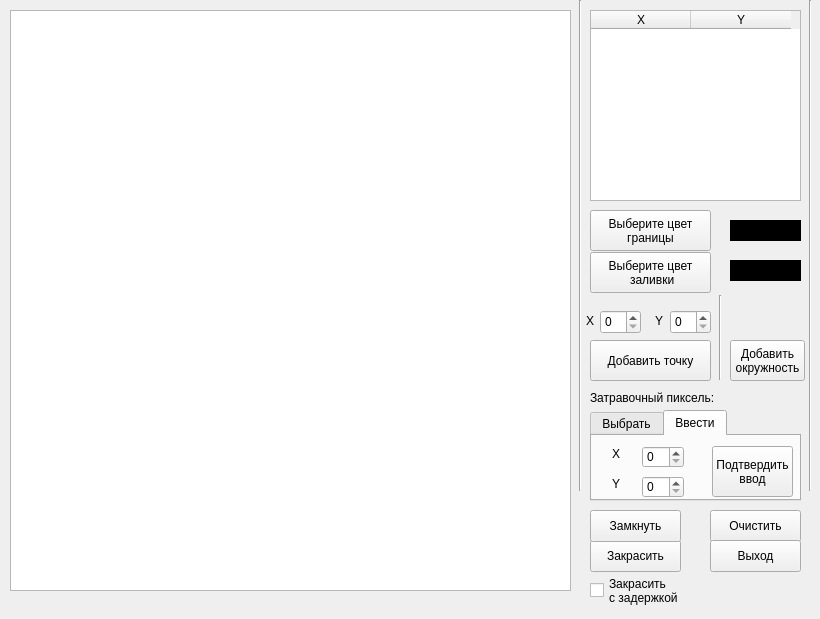
<?xml version="1.0" encoding="UTF-8"?>
<ui version="4.0">
 <class>MainWindow</class>
 <widget class="QMainWindow" name="MainWindow">
  <property name="enabled">
   <bool>true</bool>
  </property>
  <property name="geometry">
   <rect>
    <x>0</x>
    <y>0</y>
    <width>820</width>
    <height>619</height>
   </rect>
  </property>
  <property name="sizePolicy">
   <sizepolicy hsizetype="Preferred" vsizetype="Preferred">
    <horstretch>0</horstretch>
    <verstretch>0</verstretch>
   </sizepolicy>
  </property>
  <property name="minimumSize">
   <size>
    <width>820</width>
    <height>619</height>
   </size>
  </property>
  <property name="maximumSize">
   <size>
    <width>820</width>
    <height>619</height>
   </size>
  </property>
  <property name="windowTitle">
   <string>MainWindow</string>
  </property>
  <widget class="QWidget" name="centralwidget">
   <widget class="QGraphicsView" name="view">
    <property name="geometry">
     <rect>
      <x>10</x>
      <y>10</y>
      <width>561</width>
      <height>581</height>
     </rect>
    </property>
   </widget>
   <widget class="QLabel" name="label">
    <property name="geometry">
     <rect>
      <x>586</x>
      <y>313</y>
      <width>16</width>
      <height>16</height>
     </rect>
    </property>
    <property name="text">
     <string>X</string>
    </property>
   </widget>
   <widget class="QTableWidget" name="table">
    <property name="geometry">
     <rect>
      <x>590</x>
      <y>10</y>
      <width>211</width>
      <height>191</height>
     </rect>
    </property>
    <column>
     <property name="text">
      <string>X</string>
     </property>
    </column>
    <column>
     <property name="text">
      <string>Y</string>
     </property>
    </column>
   </widget>
   <widget class="QPushButton" name="erase">
    <property name="geometry">
     <rect>
      <x>710</x>
      <y>510</y>
      <width>91</width>
      <height>32</height>
     </rect>
    </property>
    <property name="text">
     <string>Очистить</string>
    </property>
   </widget>
   <widget class="QLabel" name="label_2">
    <property name="geometry">
     <rect>
      <x>655</x>
      <y>313</y>
      <width>16</width>
      <height>16</height>
     </rect>
    </property>
    <property name="text">
     <string>Y</string>
    </property>
   </widget>
   <widget class="QSpinBox" name="y">
    <property name="geometry">
     <rect>
      <x>670</x>
      <y>310</y>
      <width>41</width>
      <height>24</height>
     </rect>
    </property>
    <property name="minimum">
     <number>0</number>
    </property>
    <property name="maximum">
     <number>581</number>
    </property>
   </widget>
   <widget class="QPushButton" name="addpoint">
    <property name="geometry">
     <rect>
      <x>590</x>
      <y>340</y>
      <width>121</width>
      <height>41</height>
     </rect>
    </property>
    <property name="text">
     <string>Добавить точку</string>
    </property>
   </widget>
   <widget class="QSpinBox" name="x">
    <property name="geometry">
     <rect>
      <x>600</x>
      <y>310</y>
      <width>41</width>
      <height>24</height>
     </rect>
    </property>
    <property name="minimum">
     <number>0</number>
    </property>
    <property name="maximum">
     <number>561</number>
    </property>
   </widget>
   <widget class="QPushButton" name="paint">
    <property name="geometry">
     <rect>
      <x>590</x>
      <y>540</y>
      <width>91</width>
      <height>32</height>
     </rect>
    </property>
    <property name="text">
     <string>Закрасить</string>
    </property>
   </widget>
   <widget class="QPushButton" name="lock">
    <property name="geometry">
     <rect>
      <x>590</x>
      <y>510</y>
      <width>91</width>
      <height>32</height>
     </rect>
    </property>
    <property name="text">
     <string>Замкнуть</string>
    </property>
   </widget>
   <widget class="QGraphicsView" name="cnv_line_color">
    <property name="geometry">
     <rect>
      <x>730</x>
      <y>220</y>
      <width>71</width>
      <height>21</height>
     </rect>
    </property>
    <property name="palette">
     <palette>
      <active>
       <colorrole role="WindowText">
        <brush brushstyle="SolidPattern">
         <color alpha="255">
          <red>255</red>
          <green>255</green>
          <blue>255</blue>
         </color>
        </brush>
       </colorrole>
       <colorrole role="Button">
        <brush brushstyle="SolidPattern">
         <color alpha="255">
          <red>0</red>
          <green>0</green>
          <blue>0</blue>
         </color>
        </brush>
       </colorrole>
       <colorrole role="Light">
        <brush brushstyle="SolidPattern">
         <color alpha="255">
          <red>0</red>
          <green>0</green>
          <blue>0</blue>
         </color>
        </brush>
       </colorrole>
       <colorrole role="Midlight">
        <brush brushstyle="SolidPattern">
         <color alpha="255">
          <red>0</red>
          <green>0</green>
          <blue>0</blue>
         </color>
        </brush>
       </colorrole>
       <colorrole role="Dark">
        <brush brushstyle="SolidPattern">
         <color alpha="255">
          <red>0</red>
          <green>0</green>
          <blue>0</blue>
         </color>
        </brush>
       </colorrole>
       <colorrole role="Mid">
        <brush brushstyle="SolidPattern">
         <color alpha="255">
          <red>0</red>
          <green>0</green>
          <blue>0</blue>
         </color>
        </brush>
       </colorrole>
       <colorrole role="Text">
        <brush brushstyle="SolidPattern">
         <color alpha="255">
          <red>255</red>
          <green>255</green>
          <blue>255</blue>
         </color>
        </brush>
       </colorrole>
       <colorrole role="BrightText">
        <brush brushstyle="SolidPattern">
         <color alpha="255">
          <red>255</red>
          <green>255</green>
          <blue>255</blue>
         </color>
        </brush>
       </colorrole>
       <colorrole role="ButtonText">
        <brush brushstyle="SolidPattern">
         <color alpha="255">
          <red>255</red>
          <green>255</green>
          <blue>255</blue>
         </color>
        </brush>
       </colorrole>
       <colorrole role="Base">
        <brush brushstyle="SolidPattern">
         <color alpha="255">
          <red>0</red>
          <green>0</green>
          <blue>0</blue>
         </color>
        </brush>
       </colorrole>
       <colorrole role="Window">
        <brush brushstyle="SolidPattern">
         <color alpha="255">
          <red>0</red>
          <green>0</green>
          <blue>0</blue>
         </color>
        </brush>
       </colorrole>
       <colorrole role="Shadow">
        <brush brushstyle="SolidPattern">
         <color alpha="255">
          <red>0</red>
          <green>0</green>
          <blue>0</blue>
         </color>
        </brush>
       </colorrole>
       <colorrole role="AlternateBase">
        <brush brushstyle="SolidPattern">
         <color alpha="255">
          <red>0</red>
          <green>0</green>
          <blue>0</blue>
         </color>
        </brush>
       </colorrole>
       <colorrole role="ToolTipBase">
        <brush brushstyle="SolidPattern">
         <color alpha="255">
          <red>255</red>
          <green>255</green>
          <blue>220</blue>
         </color>
        </brush>
       </colorrole>
       <colorrole role="ToolTipText">
        <brush brushstyle="SolidPattern">
         <color alpha="255">
          <red>0</red>
          <green>0</green>
          <blue>0</blue>
         </color>
        </brush>
       </colorrole>
      </active>
      <inactive>
       <colorrole role="WindowText">
        <brush brushstyle="SolidPattern">
         <color alpha="255">
          <red>255</red>
          <green>255</green>
          <blue>255</blue>
         </color>
        </brush>
       </colorrole>
       <colorrole role="Button">
        <brush brushstyle="SolidPattern">
         <color alpha="255">
          <red>0</red>
          <green>0</green>
          <blue>0</blue>
         </color>
        </brush>
       </colorrole>
       <colorrole role="Light">
        <brush brushstyle="SolidPattern">
         <color alpha="255">
          <red>0</red>
          <green>0</green>
          <blue>0</blue>
         </color>
        </brush>
       </colorrole>
       <colorrole role="Midlight">
        <brush brushstyle="SolidPattern">
         <color alpha="255">
          <red>0</red>
          <green>0</green>
          <blue>0</blue>
         </color>
        </brush>
       </colorrole>
       <colorrole role="Dark">
        <brush brushstyle="SolidPattern">
         <color alpha="255">
          <red>0</red>
          <green>0</green>
          <blue>0</blue>
         </color>
        </brush>
       </colorrole>
       <colorrole role="Mid">
        <brush brushstyle="SolidPattern">
         <color alpha="255">
          <red>0</red>
          <green>0</green>
          <blue>0</blue>
         </color>
        </brush>
       </colorrole>
       <colorrole role="Text">
        <brush brushstyle="SolidPattern">
         <color alpha="255">
          <red>255</red>
          <green>255</green>
          <blue>255</blue>
         </color>
        </brush>
       </colorrole>
       <colorrole role="BrightText">
        <brush brushstyle="SolidPattern">
         <color alpha="255">
          <red>255</red>
          <green>255</green>
          <blue>255</blue>
         </color>
        </brush>
       </colorrole>
       <colorrole role="ButtonText">
        <brush brushstyle="SolidPattern">
         <color alpha="255">
          <red>255</red>
          <green>255</green>
          <blue>255</blue>
         </color>
        </brush>
       </colorrole>
       <colorrole role="Base">
        <brush brushstyle="SolidPattern">
         <color alpha="255">
          <red>0</red>
          <green>0</green>
          <blue>0</blue>
         </color>
        </brush>
       </colorrole>
       <colorrole role="Window">
        <brush brushstyle="SolidPattern">
         <color alpha="255">
          <red>0</red>
          <green>0</green>
          <blue>0</blue>
         </color>
        </brush>
       </colorrole>
       <colorrole role="Shadow">
        <brush brushstyle="SolidPattern">
         <color alpha="255">
          <red>0</red>
          <green>0</green>
          <blue>0</blue>
         </color>
        </brush>
       </colorrole>
       <colorrole role="AlternateBase">
        <brush brushstyle="SolidPattern">
         <color alpha="255">
          <red>0</red>
          <green>0</green>
          <blue>0</blue>
         </color>
        </brush>
       </colorrole>
       <colorrole role="ToolTipBase">
        <brush brushstyle="SolidPattern">
         <color alpha="255">
          <red>255</red>
          <green>255</green>
          <blue>220</blue>
         </color>
        </brush>
       </colorrole>
       <colorrole role="ToolTipText">
        <brush brushstyle="SolidPattern">
         <color alpha="255">
          <red>0</red>
          <green>0</green>
          <blue>0</blue>
         </color>
        </brush>
       </colorrole>
      </inactive>
      <disabled>
       <colorrole role="WindowText">
        <brush brushstyle="SolidPattern">
         <color alpha="255">
          <red>0</red>
          <green>0</green>
          <blue>0</blue>
         </color>
        </brush>
       </colorrole>
       <colorrole role="Button">
        <brush brushstyle="SolidPattern">
         <color alpha="255">
          <red>0</red>
          <green>0</green>
          <blue>0</blue>
         </color>
        </brush>
       </colorrole>
       <colorrole role="Light">
        <brush brushstyle="SolidPattern">
         <color alpha="255">
          <red>0</red>
          <green>0</green>
          <blue>0</blue>
         </color>
        </brush>
       </colorrole>
       <colorrole role="Midlight">
        <brush brushstyle="SolidPattern">
         <color alpha="255">
          <red>0</red>
          <green>0</green>
          <blue>0</blue>
         </color>
        </brush>
       </colorrole>
       <colorrole role="Dark">
        <brush brushstyle="SolidPattern">
         <color alpha="255">
          <red>0</red>
          <green>0</green>
          <blue>0</blue>
         </color>
        </brush>
       </colorrole>
       <colorrole role="Mid">
        <brush brushstyle="SolidPattern">
         <color alpha="255">
          <red>0</red>
          <green>0</green>
          <blue>0</blue>
         </color>
        </brush>
       </colorrole>
       <colorrole role="Text">
        <brush brushstyle="SolidPattern">
         <color alpha="255">
          <red>0</red>
          <green>0</green>
          <blue>0</blue>
         </color>
        </brush>
       </colorrole>
       <colorrole role="BrightText">
        <brush brushstyle="SolidPattern">
         <color alpha="255">
          <red>255</red>
          <green>255</green>
          <blue>255</blue>
         </color>
        </brush>
       </colorrole>
       <colorrole role="ButtonText">
        <brush brushstyle="SolidPattern">
         <color alpha="255">
          <red>0</red>
          <green>0</green>
          <blue>0</blue>
         </color>
        </brush>
       </colorrole>
       <colorrole role="Base">
        <brush brushstyle="SolidPattern">
         <color alpha="255">
          <red>0</red>
          <green>0</green>
          <blue>0</blue>
         </color>
        </brush>
       </colorrole>
       <colorrole role="Window">
        <brush brushstyle="SolidPattern">
         <color alpha="255">
          <red>0</red>
          <green>0</green>
          <blue>0</blue>
         </color>
        </brush>
       </colorrole>
       <colorrole role="Shadow">
        <brush brushstyle="SolidPattern">
         <color alpha="255">
          <red>0</red>
          <green>0</green>
          <blue>0</blue>
         </color>
        </brush>
       </colorrole>
       <colorrole role="AlternateBase">
        <brush brushstyle="SolidPattern">
         <color alpha="255">
          <red>0</red>
          <green>0</green>
          <blue>0</blue>
         </color>
        </brush>
       </colorrole>
       <colorrole role="ToolTipBase">
        <brush brushstyle="SolidPattern">
         <color alpha="255">
          <red>255</red>
          <green>255</green>
          <blue>220</blue>
         </color>
        </brush>
       </colorrole>
       <colorrole role="ToolTipText">
        <brush brushstyle="SolidPattern">
         <color alpha="255">
          <red>0</red>
          <green>0</green>
          <blue>0</blue>
         </color>
        </brush>
       </colorrole>
      </disabled>
     </palette>
    </property>
   </widget>
   <widget class="QGraphicsView" name="cnv_bg_color">
    <property name="geometry">
     <rect>
      <x>730</x>
      <y>260</y>
      <width>71</width>
      <height>21</height>
     </rect>
    </property>
    <property name="palette">
     <palette>
      <active>
       <colorrole role="WindowText">
        <brush brushstyle="SolidPattern">
         <color alpha="255">
          <red>255</red>
          <green>255</green>
          <blue>255</blue>
         </color>
        </brush>
       </colorrole>
       <colorrole role="Button">
        <brush brushstyle="SolidPattern">
         <color alpha="255">
          <red>0</red>
          <green>0</green>
          <blue>0</blue>
         </color>
        </brush>
       </colorrole>
       <colorrole role="Light">
        <brush brushstyle="SolidPattern">
         <color alpha="255">
          <red>0</red>
          <green>0</green>
          <blue>0</blue>
         </color>
        </brush>
       </colorrole>
       <colorrole role="Midlight">
        <brush brushstyle="SolidPattern">
         <color alpha="255">
          <red>0</red>
          <green>0</green>
          <blue>0</blue>
         </color>
        </brush>
       </colorrole>
       <colorrole role="Dark">
        <brush brushstyle="SolidPattern">
         <color alpha="255">
          <red>0</red>
          <green>0</green>
          <blue>0</blue>
         </color>
        </brush>
       </colorrole>
       <colorrole role="Mid">
        <brush brushstyle="SolidPattern">
         <color alpha="255">
          <red>0</red>
          <green>0</green>
          <blue>0</blue>
         </color>
        </brush>
       </colorrole>
       <colorrole role="Text">
        <brush brushstyle="SolidPattern">
         <color alpha="255">
          <red>255</red>
          <green>255</green>
          <blue>255</blue>
         </color>
        </brush>
       </colorrole>
       <colorrole role="BrightText">
        <brush brushstyle="SolidPattern">
         <color alpha="255">
          <red>255</red>
          <green>255</green>
          <blue>255</blue>
         </color>
        </brush>
       </colorrole>
       <colorrole role="ButtonText">
        <brush brushstyle="SolidPattern">
         <color alpha="255">
          <red>255</red>
          <green>255</green>
          <blue>255</blue>
         </color>
        </brush>
       </colorrole>
       <colorrole role="Base">
        <brush brushstyle="SolidPattern">
         <color alpha="255">
          <red>0</red>
          <green>0</green>
          <blue>0</blue>
         </color>
        </brush>
       </colorrole>
       <colorrole role="Window">
        <brush brushstyle="SolidPattern">
         <color alpha="255">
          <red>0</red>
          <green>0</green>
          <blue>0</blue>
         </color>
        </brush>
       </colorrole>
       <colorrole role="Shadow">
        <brush brushstyle="SolidPattern">
         <color alpha="255">
          <red>0</red>
          <green>0</green>
          <blue>0</blue>
         </color>
        </brush>
       </colorrole>
       <colorrole role="AlternateBase">
        <brush brushstyle="SolidPattern">
         <color alpha="255">
          <red>0</red>
          <green>0</green>
          <blue>0</blue>
         </color>
        </brush>
       </colorrole>
       <colorrole role="ToolTipBase">
        <brush brushstyle="SolidPattern">
         <color alpha="255">
          <red>255</red>
          <green>255</green>
          <blue>220</blue>
         </color>
        </brush>
       </colorrole>
       <colorrole role="ToolTipText">
        <brush brushstyle="SolidPattern">
         <color alpha="255">
          <red>0</red>
          <green>0</green>
          <blue>0</blue>
         </color>
        </brush>
       </colorrole>
      </active>
      <inactive>
       <colorrole role="WindowText">
        <brush brushstyle="SolidPattern">
         <color alpha="255">
          <red>255</red>
          <green>255</green>
          <blue>255</blue>
         </color>
        </brush>
       </colorrole>
       <colorrole role="Button">
        <brush brushstyle="SolidPattern">
         <color alpha="255">
          <red>0</red>
          <green>0</green>
          <blue>0</blue>
         </color>
        </brush>
       </colorrole>
       <colorrole role="Light">
        <brush brushstyle="SolidPattern">
         <color alpha="255">
          <red>0</red>
          <green>0</green>
          <blue>0</blue>
         </color>
        </brush>
       </colorrole>
       <colorrole role="Midlight">
        <brush brushstyle="SolidPattern">
         <color alpha="255">
          <red>0</red>
          <green>0</green>
          <blue>0</blue>
         </color>
        </brush>
       </colorrole>
       <colorrole role="Dark">
        <brush brushstyle="SolidPattern">
         <color alpha="255">
          <red>0</red>
          <green>0</green>
          <blue>0</blue>
         </color>
        </brush>
       </colorrole>
       <colorrole role="Mid">
        <brush brushstyle="SolidPattern">
         <color alpha="255">
          <red>0</red>
          <green>0</green>
          <blue>0</blue>
         </color>
        </brush>
       </colorrole>
       <colorrole role="Text">
        <brush brushstyle="SolidPattern">
         <color alpha="255">
          <red>255</red>
          <green>255</green>
          <blue>255</blue>
         </color>
        </brush>
       </colorrole>
       <colorrole role="BrightText">
        <brush brushstyle="SolidPattern">
         <color alpha="255">
          <red>255</red>
          <green>255</green>
          <blue>255</blue>
         </color>
        </brush>
       </colorrole>
       <colorrole role="ButtonText">
        <brush brushstyle="SolidPattern">
         <color alpha="255">
          <red>255</red>
          <green>255</green>
          <blue>255</blue>
         </color>
        </brush>
       </colorrole>
       <colorrole role="Base">
        <brush brushstyle="SolidPattern">
         <color alpha="255">
          <red>0</red>
          <green>0</green>
          <blue>0</blue>
         </color>
        </brush>
       </colorrole>
       <colorrole role="Window">
        <brush brushstyle="SolidPattern">
         <color alpha="255">
          <red>0</red>
          <green>0</green>
          <blue>0</blue>
         </color>
        </brush>
       </colorrole>
       <colorrole role="Shadow">
        <brush brushstyle="SolidPattern">
         <color alpha="255">
          <red>0</red>
          <green>0</green>
          <blue>0</blue>
         </color>
        </brush>
       </colorrole>
       <colorrole role="AlternateBase">
        <brush brushstyle="SolidPattern">
         <color alpha="255">
          <red>0</red>
          <green>0</green>
          <blue>0</blue>
         </color>
        </brush>
       </colorrole>
       <colorrole role="ToolTipBase">
        <brush brushstyle="SolidPattern">
         <color alpha="255">
          <red>255</red>
          <green>255</green>
          <blue>220</blue>
         </color>
        </brush>
       </colorrole>
       <colorrole role="ToolTipText">
        <brush brushstyle="SolidPattern">
         <color alpha="255">
          <red>0</red>
          <green>0</green>
          <blue>0</blue>
         </color>
        </brush>
       </colorrole>
      </inactive>
      <disabled>
       <colorrole role="WindowText">
        <brush brushstyle="SolidPattern">
         <color alpha="255">
          <red>0</red>
          <green>0</green>
          <blue>0</blue>
         </color>
        </brush>
       </colorrole>
       <colorrole role="Button">
        <brush brushstyle="SolidPattern">
         <color alpha="255">
          <red>0</red>
          <green>0</green>
          <blue>0</blue>
         </color>
        </brush>
       </colorrole>
       <colorrole role="Light">
        <brush brushstyle="SolidPattern">
         <color alpha="255">
          <red>0</red>
          <green>0</green>
          <blue>0</blue>
         </color>
        </brush>
       </colorrole>
       <colorrole role="Midlight">
        <brush brushstyle="SolidPattern">
         <color alpha="255">
          <red>0</red>
          <green>0</green>
          <blue>0</blue>
         </color>
        </brush>
       </colorrole>
       <colorrole role="Dark">
        <brush brushstyle="SolidPattern">
         <color alpha="255">
          <red>0</red>
          <green>0</green>
          <blue>0</blue>
         </color>
        </brush>
       </colorrole>
       <colorrole role="Mid">
        <brush brushstyle="SolidPattern">
         <color alpha="255">
          <red>0</red>
          <green>0</green>
          <blue>0</blue>
         </color>
        </brush>
       </colorrole>
       <colorrole role="Text">
        <brush brushstyle="SolidPattern">
         <color alpha="255">
          <red>0</red>
          <green>0</green>
          <blue>0</blue>
         </color>
        </brush>
       </colorrole>
       <colorrole role="BrightText">
        <brush brushstyle="SolidPattern">
         <color alpha="255">
          <red>255</red>
          <green>255</green>
          <blue>255</blue>
         </color>
        </brush>
       </colorrole>
       <colorrole role="ButtonText">
        <brush brushstyle="SolidPattern">
         <color alpha="255">
          <red>0</red>
          <green>0</green>
          <blue>0</blue>
         </color>
        </brush>
       </colorrole>
       <colorrole role="Base">
        <brush brushstyle="SolidPattern">
         <color alpha="255">
          <red>0</red>
          <green>0</green>
          <blue>0</blue>
         </color>
        </brush>
       </colorrole>
       <colorrole role="Window">
        <brush brushstyle="SolidPattern">
         <color alpha="255">
          <red>0</red>
          <green>0</green>
          <blue>0</blue>
         </color>
        </brush>
       </colorrole>
       <colorrole role="Shadow">
        <brush brushstyle="SolidPattern">
         <color alpha="255">
          <red>0</red>
          <green>0</green>
          <blue>0</blue>
         </color>
        </brush>
       </colorrole>
       <colorrole role="AlternateBase">
        <brush brushstyle="SolidPattern">
         <color alpha="255">
          <red>0</red>
          <green>0</green>
          <blue>0</blue>
         </color>
        </brush>
       </colorrole>
       <colorrole role="ToolTipBase">
        <brush brushstyle="SolidPattern">
         <color alpha="255">
          <red>255</red>
          <green>255</green>
          <blue>220</blue>
         </color>
        </brush>
       </colorrole>
       <colorrole role="ToolTipText">
        <brush brushstyle="SolidPattern">
         <color alpha="255">
          <red>0</red>
          <green>0</green>
          <blue>0</blue>
         </color>
        </brush>
       </colorrole>
      </disabled>
     </palette>
    </property>
    <property name="autoFillBackground">
     <bool>false</bool>
    </property>
   </widget>
   <widget class="QPushButton" name="exit">
    <property name="geometry">
     <rect>
      <x>710</x>
      <y>540</y>
      <width>91</width>
      <height>32</height>
     </rect>
    </property>
    <property name="text">
     <string>Выход</string>
    </property>
   </widget>
   <widget class="QPushButton" name="btn_line_color">
    <property name="geometry">
     <rect>
      <x>590</x>
      <y>210</y>
      <width>121</width>
      <height>41</height>
     </rect>
    </property>
    <property name="text">
     <string>Выберите цвет
границы</string>
    </property>
   </widget>
   <widget class="QPushButton" name="btn_bg_color">
    <property name="geometry">
     <rect>
      <x>590</x>
      <y>252</y>
      <width>121</width>
      <height>41</height>
     </rect>
    </property>
    <property name="text">
     <string>Выберите цвет
 заливки</string>
    </property>
   </widget>
   <widget class="QTabWidget" name="tabWidget">
    <property name="geometry">
     <rect>
      <x>590</x>
      <y>410</y>
      <width>211</width>
      <height>91</height>
     </rect>
    </property>
    <property name="currentIndex">
     <number>1</number>
    </property>
    <widget class="QWidget" name="tab">
     <attribute name="title">
      <string>Выбрать</string>
     </attribute>
     <widget class="QPushButton" name="choose_zatrav">
      <property name="geometry">
       <rect>
        <x>60</x>
        <y>10</y>
        <width>91</width>
        <height>41</height>
       </rect>
      </property>
      <property name="text">
       <string>Выбрать
на холсте</string>
      </property>
     </widget>
    </widget>
    <widget class="QWidget" name="tab_2">
     <attribute name="title">
      <string>Ввести</string>
     </attribute>
     <widget class="QPushButton" name="manual_zatrav">
      <property name="geometry">
       <rect>
        <x>120</x>
        <y>10</y>
        <width>81</width>
        <height>51</height>
       </rect>
      </property>
      <property name="text">
       <string>Подтвердить
ввод</string>
      </property>
     </widget>
     <widget class="QSpinBox" name="x_zatrav">
      <property name="geometry">
       <rect>
        <x>50</x>
        <y>10</y>
        <width>42</width>
        <height>22</height>
       </rect>
      </property>
      <property name="maximum">
       <number>561</number>
      </property>
     </widget>
     <widget class="QSpinBox" name="y_zatrav">
      <property name="geometry">
       <rect>
        <x>50</x>
        <y>40</y>
        <width>42</width>
        <height>22</height>
       </rect>
      </property>
      <property name="maximum">
       <number>581</number>
      </property>
     </widget>
     <widget class="QLabel" name="x2">
      <property name="geometry">
       <rect>
        <x>20</x>
        <y>10</y>
        <width>16</width>
        <height>16</height>
       </rect>
      </property>
      <property name="text">
       <string>X</string>
      </property>
     </widget>
     <widget class="QLabel" name="y2">
      <property name="geometry">
       <rect>
        <x>20</x>
        <y>40</y>
        <width>16</width>
        <height>16</height>
       </rect>
      </property>
      <property name="text">
       <string>Y</string>
      </property>
     </widget>
    </widget>
   </widget>
   <widget class="QCheckBox" name="delay_time_ent">
    <property name="geometry">
     <rect>
      <x>590</x>
      <y>570</y>
      <width>91</width>
      <height>41</height>
     </rect>
    </property>
    <property name="text">
     <string>Закрасить
с задержкой</string>
    </property>
   </widget>
   <widget class="QPushButton" name="add_circle">
    <property name="geometry">
     <rect>
      <x>730</x>
      <y>340</y>
      <width>75</width>
      <height>41</height>
     </rect>
    </property>
    <property name="text">
     <string>Добавить
окружность</string>
    </property>
   </widget>
   <widget class="Line" name="line">
    <property name="geometry">
     <rect>
      <x>800</x>
      <y>0</y>
      <width>20</width>
      <height>491</height>
     </rect>
    </property>
    <property name="orientation">
     <enum>Qt::Vertical</enum>
    </property>
   </widget>
   <widget class="Line" name="line_2">
    <property name="geometry">
     <rect>
      <x>570</x>
      <y>0</y>
      <width>20</width>
      <height>491</height>
     </rect>
    </property>
    <property name="orientation">
     <enum>Qt::Vertical</enum>
    </property>
   </widget>
   <widget class="Line" name="line_3">
    <property name="geometry">
     <rect>
      <x>710</x>
      <y>295</y>
      <width>20</width>
      <height>85</height>
     </rect>
    </property>
    <property name="orientation">
     <enum>Qt::Vertical</enum>
    </property>
   </widget>
   <widget class="QLabel" name="label_3">
    <property name="geometry">
     <rect>
      <x>590</x>
      <y>390</y>
      <width>131</width>
      <height>16</height>
     </rect>
    </property>
    <property name="text">
     <string>Затравочный пиксель:</string>
    </property>
   </widget>
  </widget>
 </widget>
 <resources/>
 <connections/>
</ui>
